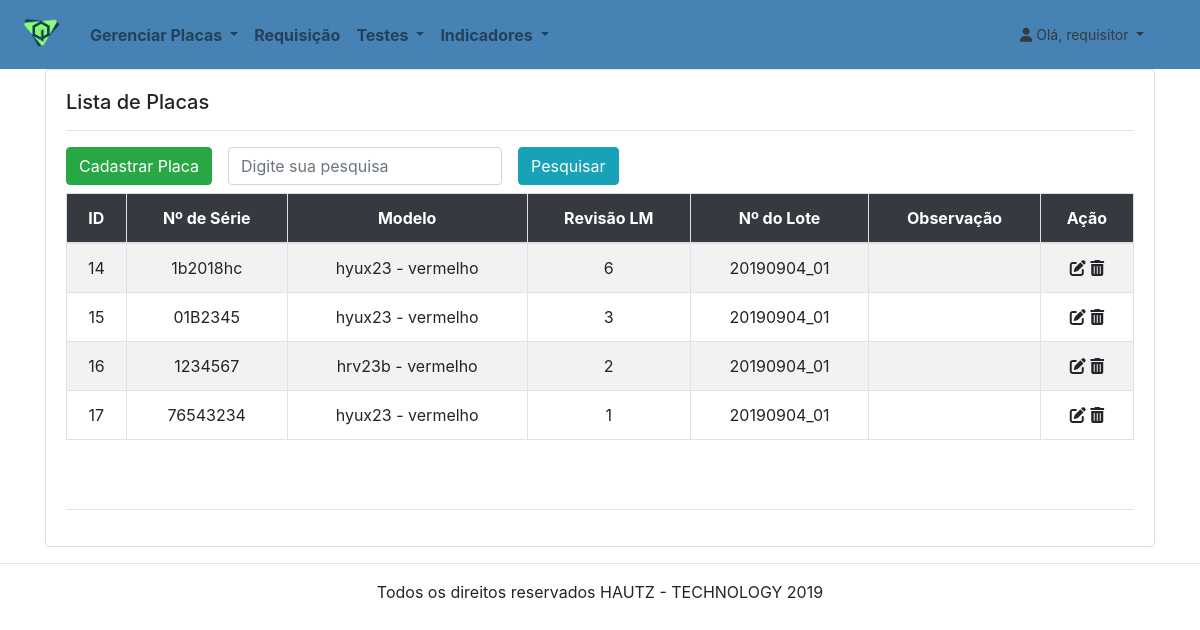
Page /placas/lista-placa/ (signed in) on the earlier database version.
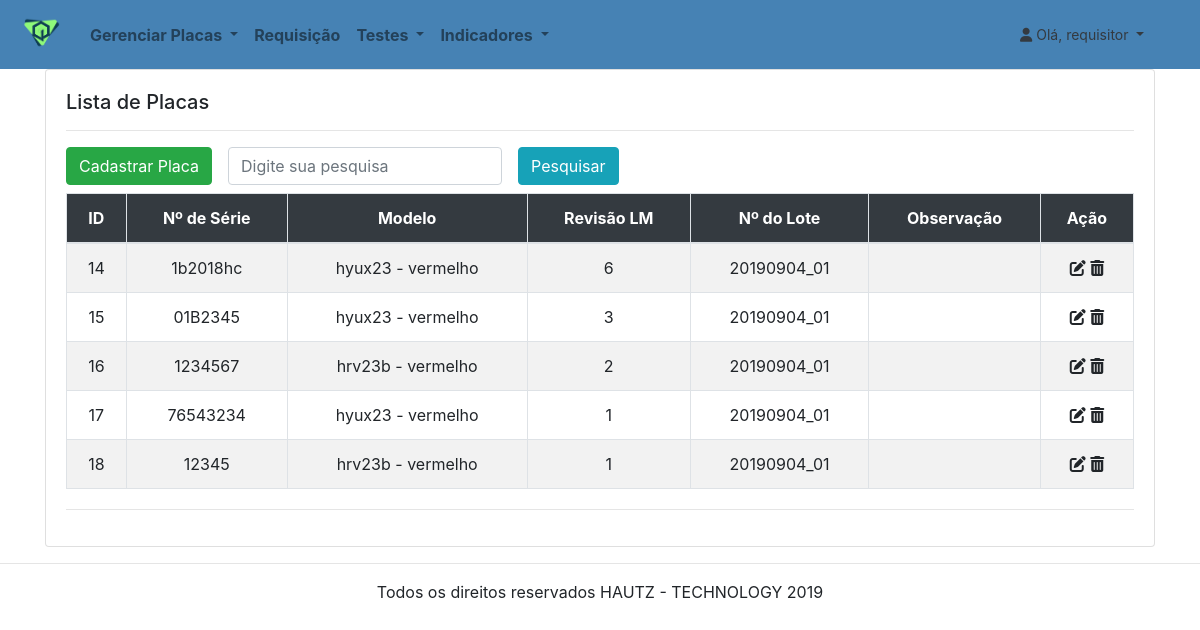
Same page on the later database version.
### contas/models/usuario.py (models this page shows, shortened)
class Usuario(AbstractBaseUser):
    username = models.CharField(
        "Nome de Usuário",
        max_length=120,
        unique=True
    )
    data_expiracao = models.DateField(
        "Data Expiração",
        null=True
    )
    tipo = models.CharField(
        "Tipo de Usuário",
        max_length=1,
        choices = TIPOS
    )
    objects = UsuarioManager()
    USERNAME_FIELD =  'username'
    REQUIRED_FIELDS = []
    def __str__(self):
        return self.username
    class Meta:
        db_table = 'USUARIO'

### placas/models/cadastro_placas.py (models this page shows, shortened)
class Cadastro_placas(models.Model):
    Numero_serie = models.CharField(
        'Número de série',
        max_length=120
    )
    Modelo = models.ForeignKey(
        'placas.modelo_placas',
        related_name='modelo_placas_modelo',
        on_delete = models.PROTECT,
        null = True,
        limit_choices_to= {'Ativo': True} #Limita somente a modelos ativos
    )
    Revisao_lm = models.IntegerField(
        'Revisao LM'
    )
    Lote_numero = models.ForeignKey(
        'placas.cadastro_lote',
        related_name='numero_lote',
        on_delete = models.PROTECT,
        limit_choices_to= {'Ativo': True} #Limita somente a modelos ativos
    )
    Observacao = models.TextField(
        'Observação',
        blank=True
    )
    class Meta:
        db_table = 'CADASTRO_PLACAS'
        constraints = [
            models.UniqueConstraint(fields=['Numero_serie'], name="Constraint_placas")
        ]

### placas/models/modelo_placas.py (models this page shows)
class Modelo_placas(models.Model):
    Modelo = models.CharField(
        'modelo',
        max_length=120
    )
    Descricao = models.CharField(
        'Descrição',
        max_length=200
    )
    Ativo = models.BooleanField(
        'Modelo Ativo',
        default=True
    )
    def __str__(self):
        return '{} - {}'.format(self.Modelo, self.Descricao)
    class Meta:
        db_table = 'MODELO_PLACAS'
        constraints = [
            models.UniqueConstraint(fields=['Modelo', 'Descricao'], name="Constraint_modelo")
        ]

### placas/models/cadastro_lote.py (models this page shows)
class Cadastro_lote(models.Model):
    Lote_numero = models.CharField(
        'Numero do lote',
        max_length=50
    )
    Qtd_placa = models.IntegerField(
        'Quantidade de placa',
        default=1
    )
    Ativo = models.BooleanField(
        'Lote Ativo',
        default=True
    )
    def __str__(self):
        return self.Lote_numero
    class Meta:
        db_table = 'CADASTRO_LOTE'
        constraints = [
            models.UniqueConstraint(fields=['Lote_numero'], name="Constraint_lote")
        ]

### placas/views.py (the view)
# urls.py: path('lista-placa/', views.lista_placa, name="lista-placa"),
@login_required
def lista_placa(request, id=None):
    pesquisa = request.GET.get("pesquisa", None)
    if pesquisa:
        list_placa = Cadastro_placas.objects.all()
        list_placa = list_placa.filter(Numero_serie__icontains=pesquisa) #Icontains é como se fosse um like%% do SQL
    else:
        list_placa = Cadastro_placas.objects.all()
    context = {
        'list_placa': list_placa
    }
    return render(request, "placas/lista-placa.html", context)

### indicadores/context_processors.py (called while the page is built)
def menu_indicadores(requets):
    return {
        "Menu_indicadores": Menu_indicadores.objects.all()
    }

### placas/context_processors.py (called while the page is built)
def menu_placas(requets):
    return {
        "Menu_placas": Menu_placas.objects.all()
    }

### testes/context_processors.py (called while the page is built)
def menu_testes(requets):
    return {
        "lista_testes": Menu_testes.objects.all()
    }

### placas/templates/placas/lista-placa.html (shortened to what this page needs)
{% extends "base.html" %}
{% load static %}
{% load crispy_forms_tags %}
{% block conteudo %}
<div class="container">
  <div class="row">
    <div class="col-lg-12 col-md-12 col-sm-12 col-xs-12">
      <div class="card">
        <div class="card-body">
          <h5 class="card-title">Lista de Placas</h5>
          {% if list_placa|length > 0 %}
          <hr />
          <div class="form-inline" >
              <a href="{% url 'placas:cadastrar-placa' %}" class="btn btn-success mb-2">
                  Cadastrar Placa
              </a>
              <form class="form-inline">
                  <br/>
                  <div class="form-group mx-sm-3 mb-2" >
                    <input type="Pesquisa a placa." class="form-control" id="pesquisa" name="pesquisa" placeholder="Digite sua pesquisa">
                  </div>
                  <button type="submit" class="btn btn-info mb-2">Pesquisar</button>
              </form>
          </div>
            <div style="overflow: auto; height: 300px">
            <table class="table table-striped table-bordered table-hover" role="grid" aria-describedby="dynamic-table_info">
              <thead class="bg-dark text-white"  >
              <tr class="text-center">
                <th>ID</th>
                <th>Nº de Série</th>
                <th>Modelo</th>
                <th>Revisão LM</th>
                <th>Nº do Lote</th>
                <th>Observação</th>
                <th>Ação</th>
              </tr>
              </thead>
              <tbody >
              {% for placa in list_placa %}
                <tr class="text-center">
                    <td>{{ placa.id }}</td>
                    <td>{{ placa.Numero_serie }} </td>
                    <td>{{ placa.Modelo }} </td>
                    <td>{{ placa.Revisao_lm }} </td>
                    <td>{{ placa.Lote_numero }} </td>
                    <td>{{ placa.Observacao }}</td>
                  <td>
                    <a alt="Editar" href="{% url 'placas:atualiza-placa' placa.id %}" class="fas fa-edit" ></a>
                    <a alt="Excluir" class="fas fa-trash-alt" href="{% url 'placas:excluir-placa' placa.id %}"></a>
                  </td>
                </tr>
              {% endfor %}
              </tbody>
            </table>
          </div>
        {% else %}
          <div class="text-center mt-5 mb-5 jumbotron">
            <h5>Nenhuma <code>placa</code> cadastrada ainda </br>ou a pesquisa não retornou resultado.</h5>
          </div>
        {% endif %}
          <hr />
          </div>
        </div>
      </div>
    </div>
  </div>
{% endblock conteudo %}

### core/templates/base.html (shortened to what this page needs)
{% load static %}
<!DOCTYPE html>
<html lang="pt-br">
<head>
    <link rel="stylesheet" href="https://stackpath.bootstrapcdn.com/bootstrap/4.3.1/css/bootstrap.min.css"
>
</head>
<header>
    <body>
        <nav class="navbar navbar-expand-sm navbar-light font-weight-bold text-white">
            <a class="navbar-brand" href="{% url 'core:home' %}">
                <img src="{% static 'logo_genesisq.png' %}" width="50" />
            </a>
            {% if user.is_authenticated %}
            <div class="collapse navbar-collapse" id="navbarSupportedContent">
                <ul class="navbar-nav mr-auto">
                    <li class="nav-item dropdown ">
                        <a class="nav-link dropdown-toggle" href="#" id="navbarDropdown" role="button"
                            data-toggle="dropdown" aria-haspopup="true" aria-expanded="false">
                            Gerenciar Placas
                        </a>
                    </li>
                    <li class="nav-item">
                        <a class="nav-link" href="{% url 'requisicao:requisicao1' %}">Requisição</a>
                    </li>
                    <li class="nav-item dropdown">
                        <a class="nav-link dropdown-toggle" href="#" id="navbarDropdown" role="button"
                            data-toggle="dropdown" aria-haspopup="true" aria-expanded="false">
                            Testes
                        </a>
                    </li>
                    <li class="nav-item dropdown">
                        <a class="nav-link dropdown-toggle" href="#" id="navbarDropdown" role="button"
                            data-toggle="dropdown" aria-haspopup="true" aria-expanded="false">
                            Indicadores
                        </a>
                    </li>
                </ul>
                <li class=" dropdown-header navbar-expand-md">
                    <a class=" nav-link dropdown-toggle font-weight-normal text-dark" href="#" id="navbarDropdown"
                        data-toggle="dropdown" aria-haspopup="true" aria-expanded="true">
                        <i class="fas fa-user" alt="foto do usuário" ></i>
                        Olá, {{ user }}
                    </a>
                </li>
            </div>
            {% else %}
            <a class="navbar-brand" href="{% url 'core:home' %}">GenesisQ</a>
            <ul class="navbar-nav ml-auto">
                <a role="button" href="{% url 'core:entrar' %}" class="btn btn btn-success">Entrar</a>
            </ul>
            {% endif %}
        </nav>
</header>
<main>
    {% block conteudo %}
    {% endblock conteudo %}
</main>
<footer>
    <hr />
    <p class="text-center">Todos os direitos reservados HAUTZ - TECHNOLOGY 2019</p>
</footer>
</body>
</html>

### core/templates/base.html (style rules this page uses)
header { background: rgb(70, 130, 180) 100%; }
a { color: inherit; }

Differences in the rows shown:
added Cadastro_placas: id "18", Numero_serie "12345", Modelo "hrv23b - vermelho", Revisao_lm "1", Lote_numero "20190904_01"
